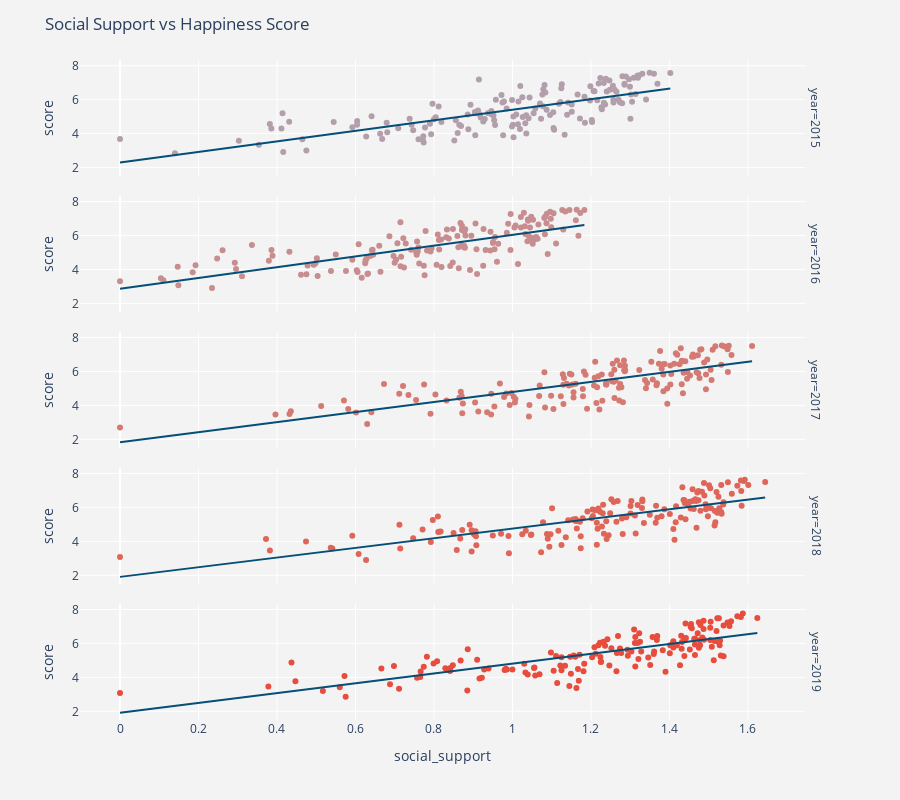

The cell this chart's notebook holds for it:
### Code cell
fig = px.scatter(finaldata, x="social_support", 
                 y="score",
                 facet_row="year",
                 color="year",
                 trendline= "ols",
                 color_continuous_scale=('#a8a8bb', '#c1949a', '#d27f7a', '#de685b', '#e74c3c'),
                 trendline_color_override ='#054f77')
fig.update(layout_coloraxis_showscale=False)
fig.update_traces(textposition='top center')
fig.update_layout(
    height=800,
    title_text='Social Support vs Happiness Score',
    paper_bgcolor = 'rgb(243, 243, 243)',
    plot_bgcolor = 'rgb(243, 243, 243)')
fig.show()

### Figure 1 — Plotly figure (JSON) as saved in the notebook; plotly's stock layout.template omitted (floating-point values rounded to 4 significant figures; data arrays with more than 128 entries replaced by an {"elided": "..."} marker saying what was removed)
{"data": [{"hoverlabel": {"namelength": 0}, "hovertemplate": "year=%{marker.color}<br>social_support=%{x}<br>score=%{y}", "legendgroup": "", "marker": {"color": {"elided": "158 int values"}, "coloraxis": "coloraxis", "symbol": "circle"}, "mode": "markers", "name": "", "showlegend": false, "textposition": "top center", "type": "scatter", "x": {"elided": "158 float values"}, "xaxis": "x5", "y": {"elided": "158 float values"}, "yaxis": "y5"}, {"hoverlabel": {"namelength": 0}, "hovertemplate": "<b>OLS trendline</b><br>score = 3.11342 * social_support + 2.29019<br>R<sup>2</sup>=0.548496<br><br>year=2015<br>social_support=%{x}<br>score=%{y} <b>(trend)</b>", "legendgroup": "", "line": {"color": "#054f77"}, "marker": {"symbol": "circle"}, "mode": "lines", "name": "", "showlegend": false, "textposition": "top center", "type": "scatter", "x": {"elided": "158 float values"}, "xaxis": "x5", "y": {"elided": "158 float values"}, "yaxis": "y5"}, {"hoverlabel": {"namelength": 0}, "hovertemplate": "year=%{marker.color}<br>social_support=%{x}<br>score=%{y}", "legendgroup": "", "marker": {"color": {"elided": "157 int values"}, "coloraxis": "coloraxis", "symbol": "circle"}, "mode": "markers", "name": "", "showlegend": false, "textposition": "top center", "type": "scatter", "x": {"elided": "157 float values"}, "xaxis": "x4", "y": {"elided": "157 float values"}, "yaxis": "y4"}, {"hoverlabel": {"namelength": 0}, "hovertemplate": "<b>OLS trendline</b><br>score = 3.16448 * social_support + 2.87079<br>R<sup>2</sup>=0.546493<br><br>year=2016<br>social_support=%{x}<br>score=%{y} <b>(trend)</b>", "legendgroup": "", "line": {"color": "#054f77"}, "marker": {"symbol": "circle"}, "mode": "lines", "name": "", "showlegend": false, "textposition": "top center", "type": "scatter", "x": {"elided": "157 float values"}, "xaxis": "x4", "y": {"elided": "157 float values"}, "yaxis": "y4"}, {"hoverlabel": {"namelength": 0}, "hovertemplate": "year=%{marker.color}<br>social_support=%{x}<br>score=%{y}", "legendgroup": "", "marker": {"color": {"elided": "155 int values"}, "coloraxis": "coloraxis", "symbol": "circle"}, "mode": "markers", "name": "", "showlegend": false, "textposition": "top center", "type": "scatter", "x": {"elided": "155 float values"}, "xaxis": "x3", "y": {"elided": "155 float values"}, "yaxis": "y3"}, {"hoverlabel": {"namelength": 0}, "hovertemplate": "<b>OLS trendline</b><br>score = 2.96425 * social_support + 1.82983<br>R<sup>2</sup>=0.566612<br><br>year=2017<br>social_support=%{x}<br>score=%{y} <b>(trend)</b>", "legendgroup": "", "line": {"color": "#054f77"}, "marker": {"symbol": "circle"}, "mode": "lines", "name": "", "showlegend": false, "textposition": "top center", "type": "scatter", "x": {"elided": "155 float values"}, "xaxis": "x3", "y": {"elided": "155 float values"}, "yaxis": "y3"}, {"hoverlabel": {"namelength": 0}, "hovertemplate": "year=%{marker.color}<br>social_support=%{x}<br>score=%{y}", "legendgroup": "", "marker": {"color": {"elided": "155 int values"}, "coloraxis": "coloraxis", "symbol": "circle"}, "mode": "markers", "name": "", "showlegend": false, "textposition": "top center", "type": "scatter", "x": {"elided": "155 float values"}, "xaxis": "x2", "y": {"elided": "155 float values"}, "yaxis": "y2"}, {"hoverlabel": {"namelength": 0}, "hovertemplate": "<b>OLS trendline</b><br>score = 2.84313 * social_support + 1.90949<br>R<sup>2</sup>=0.587634<br><br>year=2018<br>social_support=%{x}<br>score=%{y} <b>(trend)</b>", "legendgroup": "", "line": {"color": "#054f77"}, "marker": {"symbol": "circle"}, "mode": "lines", "name": "", "showlegend": false, "textposition": "top center", "type": "scatter", "x": {"elided": "155 float values"}, "xaxis": "x2", "y": {"elided": "155 float values"}, "yaxis": "y2"}, {"hoverlabel": {"namelength": 0}, "hovertemplate": "year=%{marker.color}<br>social_support=%{x}<br>score=%{y}", "legendgroup": "", "marker": {"color": {"elided": "156 int values"}, "coloraxis": "coloraxis", "symbol": "circle"}, "mode": "markers", "name": "", "showlegend": false, "textposition": "top center", "type": "scatter", "x": {"elided": "156 float values"}, "xaxis": "x", "y": {"elided": "156 float values"}, "yaxis": "y"}, {"hoverlabel": {"namelength": 0}, "hovertemplate": "<b>OLS trendline</b><br>score = 2.89099 * social_support + 1.91243<br>R<sup>2</sup>=0.603819<br><br>year=2019<br>social_support=%{x}<br>score=%{y} <b>(trend)</b>", "legendgroup": "", "line": {"color": "#054f77"}, "marker": {"symbol": "circle"}, "mode": "lines", "name": "", "showlegend": false, "textposition": "top center", "type": "scatter", "x": {"elided": "156 float values"}, "xaxis": "x", "y": {"elided": "156 float values"}, "yaxis": "y"}], "layout": {"annotations": [{"font": {}, "showarrow": false, "text": "year=2019", "textangle": 90, "x": 0.98, "xanchor": "left", "xref": "paper", "y": 0.088, "yanchor": "middle", "yref": "paper"}, {"font": {}, "showarrow": false, "text": "year=2018", "textangle": 90, "x": 0.98, "xanchor": "left", "xref": "paper", "y": 0.294, "yanchor": "middle", "yref": "paper"}, {"font": {}, "showarrow": false, "text": "year=2017", "textangle": 90, "x": 0.98, "xanchor": "left", "xref": "paper", "y": 0.5, "yanchor": "middle", "yref": "paper"}, {"font": {}, "showarrow": false, "text": "year=2016", "textangle": 90, "x": 0.98, "xanchor": "left", "xref": "paper", "y": 0.706, "yanchor": "middle", "yref": "paper"}, {"font": {}, "showarrow": false, "text": "year=2015", "textangle": 90, "x": 0.98, "xanchor": "left", "xref": "paper", "y": 0.912, "yanchor": "middle", "yref": "paper"}], "coloraxis": {"colorbar": {"title": {"text": "year"}}, "colorscale": [[0, "#a8a8bb"], [0.25, "#c1949a"], [0.5, "#d27f7a"], [0.75, "#de685b"], [1, "#e74c3c"]], "showscale": false}, "height": 800, "legend": {"tracegroupgap": 0}, "margin": {"t": 60}, "paper_bgcolor": "rgb(243, 243, 243)", "plot_bgcolor": "rgb(243, 243, 243)", "title": {"text": "Social Support vs Happiness Score"}, "xaxis": {"anchor": "y", "domain": [0, 0.98], "title": {"text": "social_support"}}, "xaxis2": {"anchor": "y2", "domain": [0, 0.98], "matches": "x", "showticklabels": false}, "xaxis3": {"anchor": "y3", "domain": [0, 0.98], "matches": "x", "showticklabels": false}, "xaxis4": {"anchor": "y4", "domain": [0, 0.98], "matches": "x", "showticklabels": false}, "xaxis5": {"anchor": "y5", "domain": [0, 0.98], "matches": "x", "showticklabels": false}, "yaxis": {"anchor": "x", "domain": [0, 0.176], "title": {"text": "score"}}, "yaxis2": {"anchor": "x2", "domain": [0.206, 0.382], "matches": "y", "title": {"text": "score"}}, "yaxis3": {"anchor": "x3", "domain": [0.412, 0.588], "matches": "y", "title": {"text": "score"}}, "yaxis4": {"anchor": "x4", "domain": [0.618, 0.794], "matches": "y", "title": {"text": "score"}}, "yaxis5": {"anchor": "x5", "domain": [0.824, 1], "matches": "y", "title": {"text": "score"}}}}
